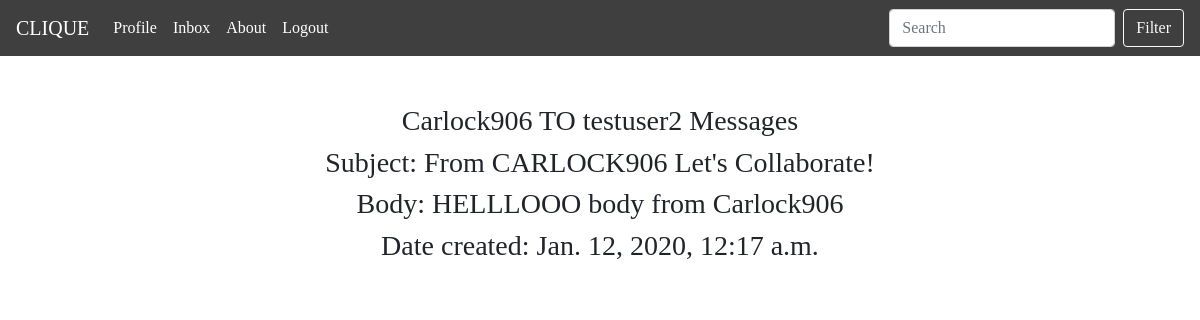
The app's page /inbox/message/3/ (signed in) with its own data.
### inboxApp/models.py (models this page shows)
class InboxDB(models.Model):
    sender = models.ForeignKey(CustomUser, related_name='sender', on_delete=models.CASCADE, null=True)
    receiver = models.ForeignKey(CustomUser, related_name='receiver', on_delete=models.CASCADE, null=True)
    subject = models.CharField(max_length=100, default="Let's Collaborate!", blank=True, null=True)
    body = models.CharField(max_length=1000, default='', blank=True, null=True)
    published = models.DateTimeField(auto_now_add=True)
    def __str__(self):
        return f"{self.sender} TO {self.receiver} Messages"

### users/models.py (models this page shows)
class CustomUser(AbstractUser):
    pass
    def __str__(self):
        return self.username

### inboxApp/views.py (the view)
# urls.py: path('message/<int:id>/', views.user_msg, name='user-msg'),
@login_required
def user_msg(request, id):
    return render(request, 'inbox/user_inbox_msg.html', {'inbox_msgs': InboxDB.objects.get(id=id)})

### templates/inbox/user_inbox_msg.html (shortened to what this page needs)
{% extends 'base.html' %}
{% block content %}
    {% if user.is_authenticated %}
        <div class="container text-center mt-5">
            <h3>{{ inbox_msgs }}</h3>
            <h3>Subject: {{ inbox_msgs.subject }}</h3>
            <h3>Body: {{ inbox_msgs.body }}</h2>
            <h3>Date created: {{ inbox_msgs.published }}</h2>
        </div>
    {% endif %}
{% endblock %}

### static/css/main.css (style rules this page uses)
body { font-family: 'Halant', serif; }

### records on screen
InboxDB: sender+receiver "Carlock906 TO testuser2 Messages", subject "From CARLOCK906 Let's Collaborate!", body "HELLLOOO body from Carlock906", published "Jan. 12, 2020, 12:17 a.m."
